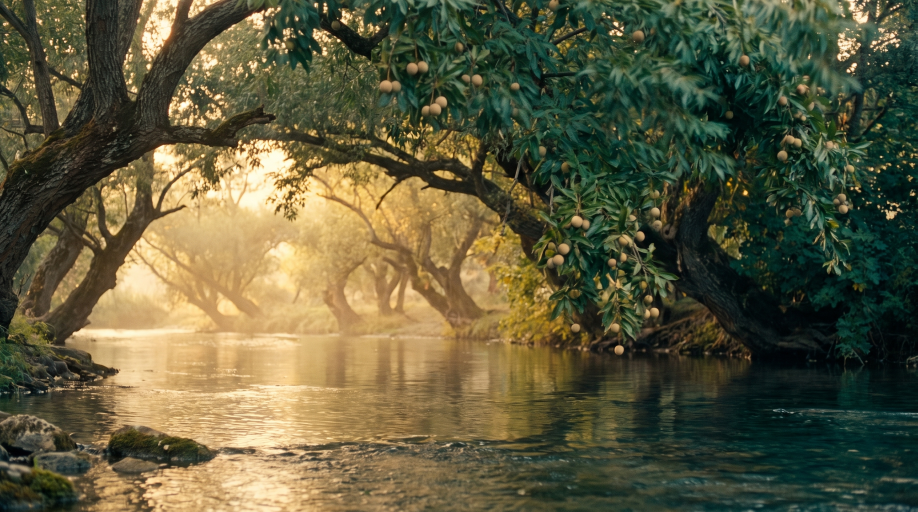
#> input picture films/genesis/02-the-garden-v2/stills/movement/s188.jpg, 2752 x 1536 px (shown at 1/3 size)
$ python make_banner.py
#> lines starting #> are read from the running program, lines starting #| are printed output that depends on the picture; after the words box and inside, x2 and y2 are one past the last pixel; in counts of white or black regions, pixels touching at a corner belong together
"""YouTube channel banner for Makor (2560 x 1440).

Everything that must be seen sits inside YouTube's all-device safe area
(1546 x 423, centred). The outer stills only show on desktop and TV.
Run: python3 films/channel/make_banner.py
"""
from pathlib import Path
from PIL import Image, ImageDraw, ImageFilter, ImageFont, ImageEnhance

ROOT = Path(__file__).resolve().parents[1]
STILLS = ROOT / "genesis/02-the-garden-v2/stills/movement"
FONT = str(ROOT / "fonts/Fraunces[SOFT,WONK,opsz,wght].ttf")
OUT = Path(__file__).resolve().parent

W, H = 2560, 1440
INK, WATER, GOLD, CREAM = (14, 42, 46), (15, 108, 108), (184, 134, 47), (244, 236, 220)
SAFE = ((W - 1546) // 2, (H - 423) // 2, (W + 1546) // 2, (H + 423) // 2)

BACKGROUND = "s188.jpg"            # the garden river in morning light
# (still, focus x 0..1) from the centre outward; first pair sits inside the safe area
LEFT = [("s148.jpg", 0.24), ("s010.jpg", 0.5), ("s145.jpg", 0.5)]   # Adam, lion, light in the trees
RIGHT = [("s149.jpg", 0.45), ("s013.jpg", 0.5), ("s075.jpg", 0.5)]  # Eve, the meeting hands, river
PW, PH, GAP = 330, 400, 24
TEXT_HALF = 390


def font(size, wght=500, opsz=None):
    f = ImageFont.truetype(FONT, size)
    try:
        f.set_variation_by_axes([opsz or min(144, size), wght, 50, 0])
    except Exception:
        pass
    return f


def cover(im, w, h, fx=0.5, fy=0.5):
    s = max(w / im.width, h / im.height)
    im = im.resize((round(im.width * s), round(im.height * s)), Image.LANCZOS)
    x = round((im.width - w) * fx); y = round((im.height - h) * fy)
    return im.crop((x, y, x + w, y + h))


def panel(name, fx, dim):
    im = cover(Image.open(STILLS / name).convert("RGB"), PW, PH, fx, 0.45)
    if dim < 1:
        im = ImageEnhance.Brightness(im).enhance(dim)
    mask = Image.new("L", (PW, PH), 0)
    ImageDraw.Draw(mask).rounded_rectangle((0, 0, PW - 1, PH - 1), 14, fill=255)
    return im, mask


def main():
    bg = cover(Image.open(STILLS / BACKGROUND).convert("RGB"), W, H, 0.5, 0.55)
#> in cover, `s = max(w / im.width, h / im.height)`: s = 0.938
    bg = bg.filter(ImageFilter.GaussianBlur(5))
    bg = Image.blend(bg, Image.new("RGB", (W, H), INK), 0.62)
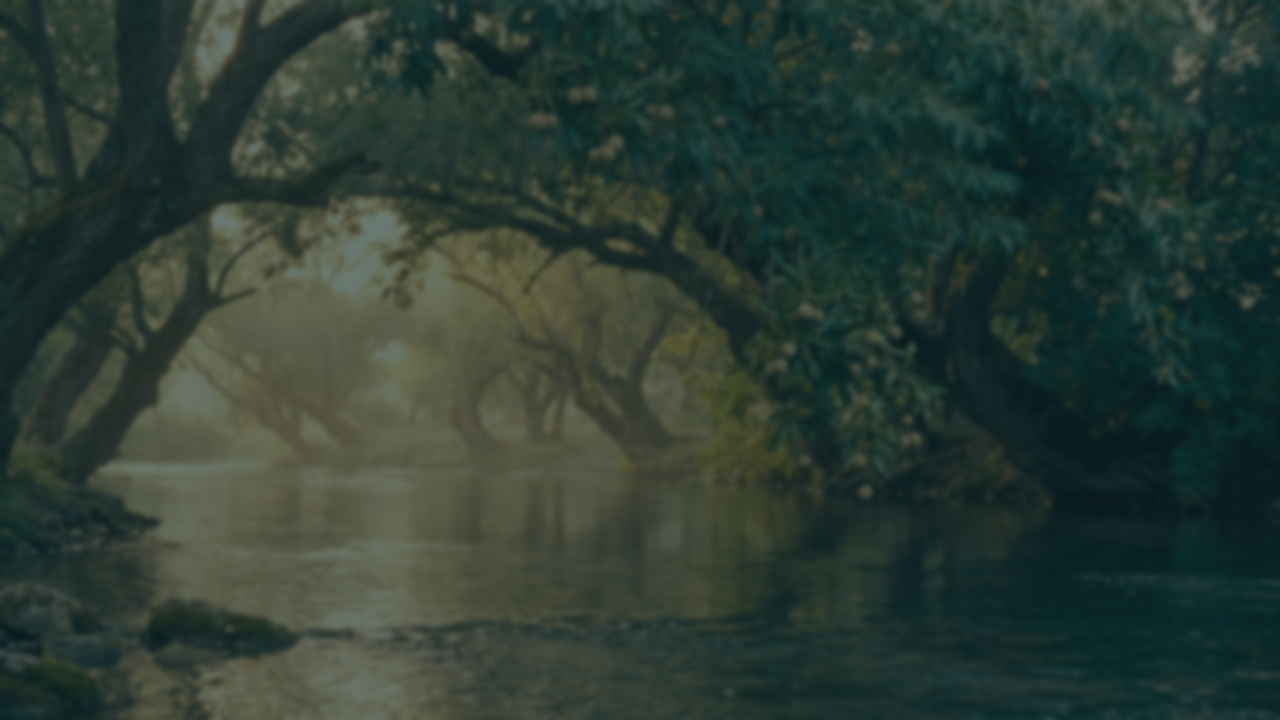
#> bg: PIL image 2560x1440 RGB (shown at 1/2 size); mean R, G, B 44.2, 60.4, 51.7
    canvas = bg.copy()

    top = (H - PH) // 2
    cx = W // 2
    for side, items in ((-1, LEFT), (1, RIGHT)):
        for i, (name, fx) in enumerate(items):
            inner = cx + side * (TEXT_HALF + GAP + i * (PW + GAP))
            x = inner if side > 0 else inner - PW
            im, mask = panel(name, fx, 1.0 - 0.18 * i)
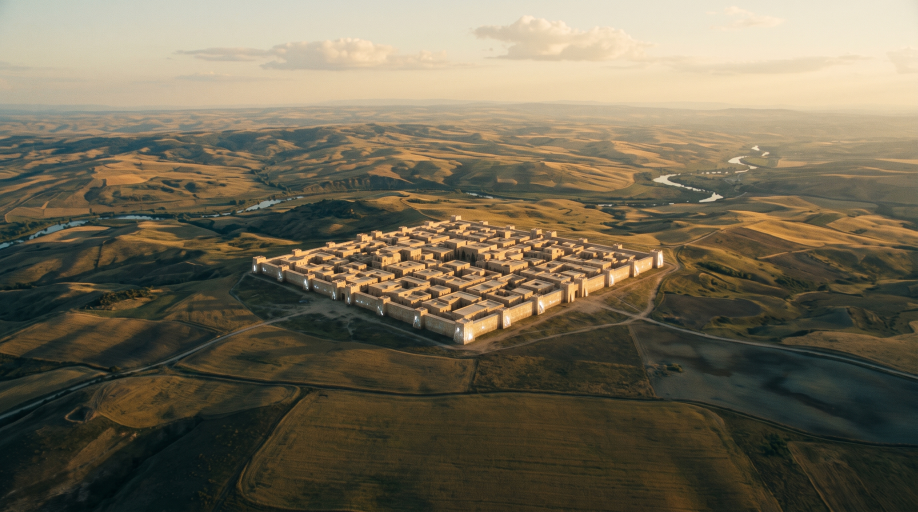
#> input picture films/genesis/01-the-seven-days-v2/stills/movement/s148.jpg, 2752 x 1536 px, found by its file name (shown at 1/3 size)
#> call 2 of cover, with w = 330, h = 400, fx = 0.24, fy = 0.45
#> in cover (call 2), `s = max(w / im.width, h / im.height)`: s = 0.26
#> in cover (call 2), `im = im.resize((round(im.width * s), round(im.height * s)), Image.LANC..`:
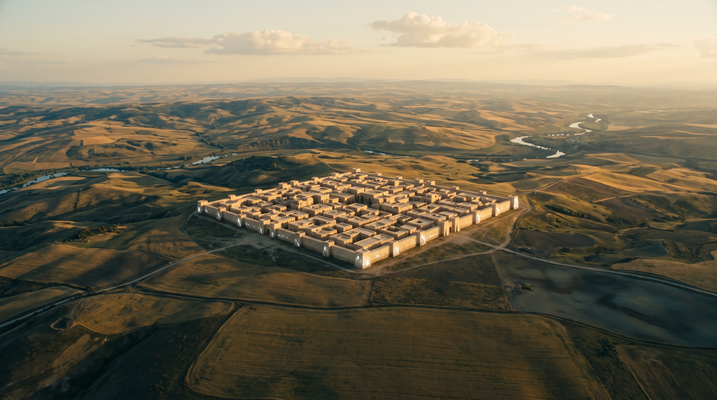
#> im: PIL image 717x400 RGB; mean R, G, B 112.8, 104.4, 84.3
#> in cover (call 2), `return im.crop((x, y, x + w, y + h))`:
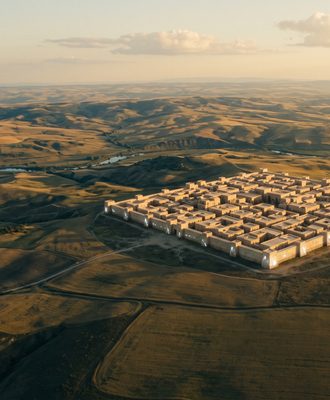
#> returned value: PIL image 330x400 RGB; mean R, G, B 111.7, 102.8, 82.4
#> in panel, `mask = Image.new("L", (PW, PH), 0)`: mask: PIL image 330x400 L; every value is 0
#> in panel, `ImageDraw.Draw(mask).rounded_rectangle((0, 0, PW - 1, PH - 1), 14, fil..`:
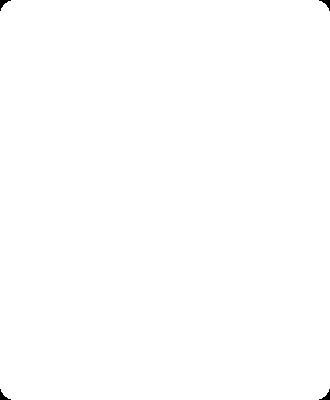
#> mask: PIL image 330x400 L; 99.9% white; 4 black regions, box (x1, y1, x2, y2) and area: (0, 0, 11, 11) 46, (319, 0, 330, 11) 46, (0, 389, 11, 400) 46, (319, 389, 330, 400) 46
            # soft shadow, then gold hairline
            sh = Image.new("L", (W, H), 0)
#> sh: PIL image 2560x1440 L; every value is 0
            ImageDraw.Draw(sh).rounded_rectangle((x, top + 10, x + PW, top + PH + 10), 16, fill=150)
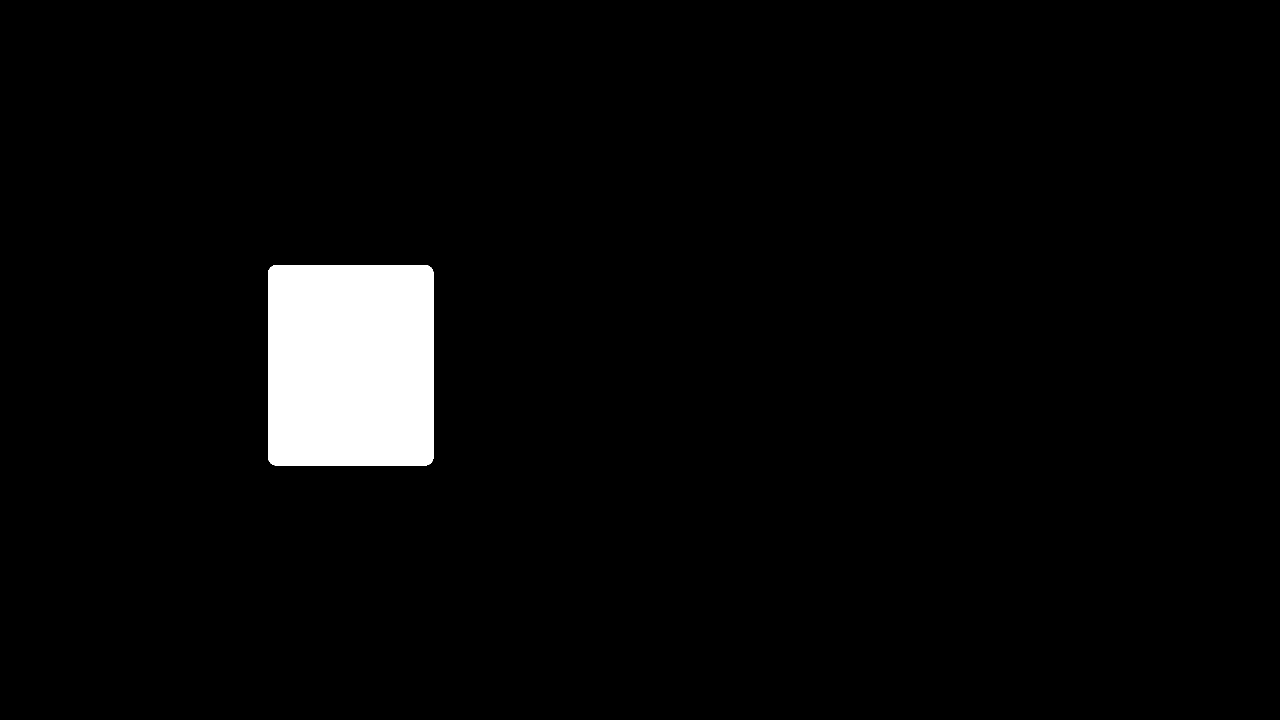
#> sh: PIL image 2560x1440 L (shown at 1/2 size); values 0 (black) and 150 (white), 3.6% white; 1 white region, box (x1, y1, x2, y2) and area: (536, 530, 867, 931) 132487
            canvas.paste(Image.new("RGB", (W, H), (0, 0, 0)), (0, 0), sh.filter(ImageFilter.GaussianBlur(18)))
            canvas.paste(im, (x, top), mask)
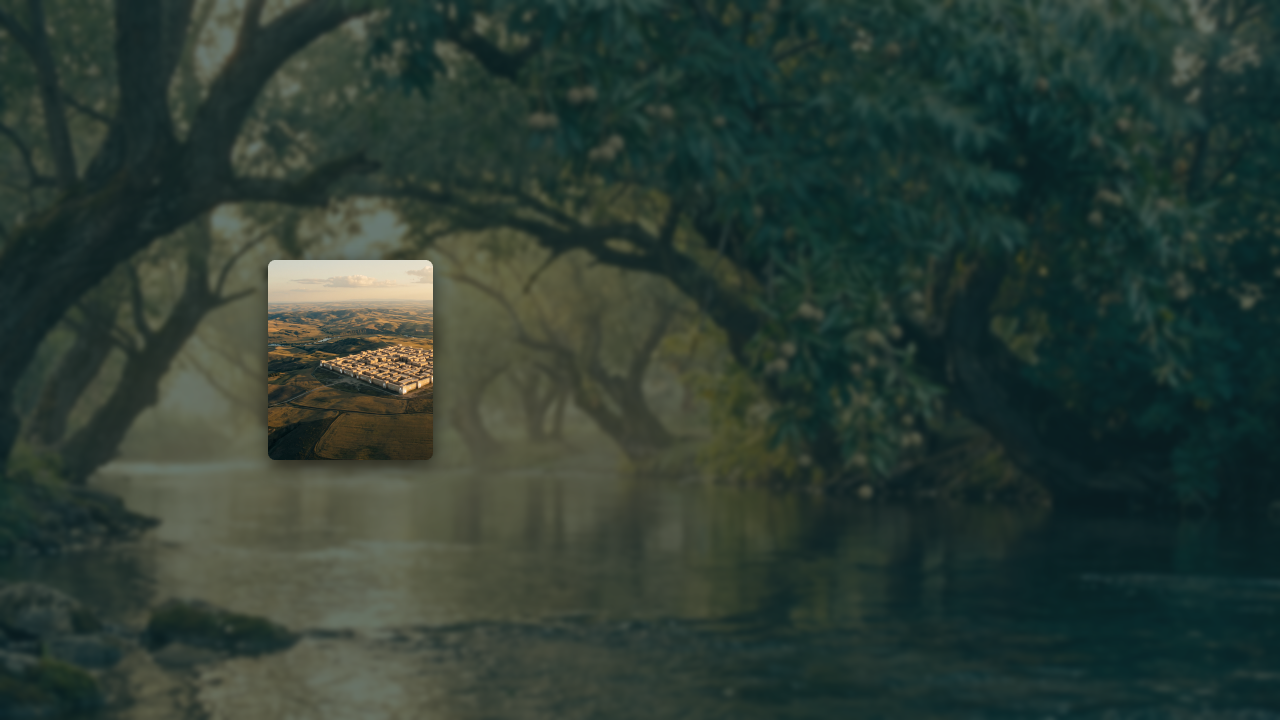
#> canvas: PIL image 2560x1440 RGB (shown at 1/2 size); mean R, G, B 44.7, 60.4, 51.8
            ImageDraw.Draw(canvas).rounded_rectangle((x, top, x + PW - 1, top + PH - 1), 14,
                                                     outline=GOLD + (0,), width=2)

    # centre plate so the type always reads
    plate = Image.new("L", (W, H), 0)
    ImageDraw.Draw(plate).rounded_rectangle((cx - TEXT_HALF + 6, top, cx + TEXT_HALF - 6, top + PH), 18, fill=170)
    canvas.paste(Image.new("RGB", (W, H), INK), (0, 0), plate.filter(ImageFilter.GaussianBlur(30)))

    d = ImageDraw.Draw(canvas)
    # Makor mark: rings around the gold source point
    my = top + 62
    for r, a in ((44, 0.45), (30, 0.7), (17, 1.0)):
        col = tuple(round(INK[k] + (WATER[k] + 40 - INK[k]) * a) for k in range(3))
        d.ellipse((cx - r, my - r, cx + r, my + r), outline=col, width=4)
    d.ellipse((cx - 8, my - 8, cx + 8, my + 8), fill=GOLD)

    word = font(118, 560)
    d.text((cx, top + 178), "Makor", font=word, fill=CREAM, anchor="mm")
    tag = font(34, 400, 36)
    d.text((cx, top + 252), "The Bible on film, one movement at a time", font=tag, fill=(220, 205, 170), anchor="mm")

    # subscribe pill
    bf = ImageFont.truetype("/System/Library/Fonts/Supplemental/Arial Bold.ttf", 30)
    label = "SUBSCRIBE"
    tw = d.textlength(label, font=bf)
    bw, bh = int(tw + 150), 66
    bx, by = cx - bw // 2, top + PH - bh - 26
    d.rounded_rectangle((bx, by, bx + bw, by + bh), bh // 2, fill=(255, 0, 0))
    # play glyph
    gx, gy = bx + 44, by + bh // 2
    d.rounded_rectangle((gx - 22, gy - 15, gx + 22, gy + 15), 8, fill=(255, 255, 255))
    d.polygon([(gx - 6, gy - 8), (gx - 6, gy + 8), (gx + 9, gy)], fill=(255, 0, 0))
    d.text((bx + 82 + tw / 2, gy + 1), label, font=bf, fill=(255, 255, 255), anchor="mm")

    canvas.save(OUT / "youtube-banner.jpg", quality=90, optimize=True)

    # preview with the safe areas marked
    pv = canvas.copy(); pd = ImageDraw.Draw(pv)
    pd.rectangle(SAFE, outline=(0, 255, 0), width=4)
    tablet = ((W - 1855) // 2, (H - 423) // 2, (W + 1855) // 2, (H + 423) // 2)
    pd.rectangle(tablet, outline=(255, 255, 0), width=3)
    pd.rectangle(((W - 2560) // 2, (H - 423) // 2, W, (H + 423) // 2), outline=(0, 160, 255), width=3)
    pv.resize((1280, 720)).save(OUT / "youtube-banner-safe-preview.jpg", quality=85)
    print((OUT / "youtube-banner.jpg").stat().st_size // 1024, "KB")


if __name__ == "__main__":
#> (the run stopped early here; a loop or call above may not have finished)
